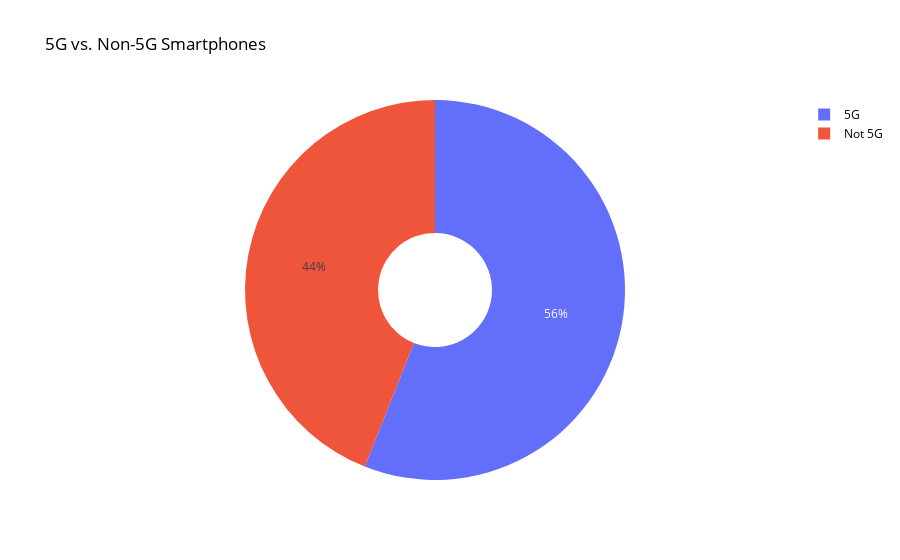

Notebook cell for this chart:
### Code cell
count_5g = df['5G_or_not'].value_counts()

labels = ['5G', 'Not 5G']
values = count_5g.values

fig = go.Figure(data=[go.Pie(labels=labels, values=values, hole=0.3)])

fig.update_layout(title='5G vs. Non-5G Smartphones',
                  plot_bgcolor='white',
                  paper_bgcolor='white',
                  font=dict(color='black'))

fig.show()

### Figure 1 — Plotly figure (JSON) as saved in the notebook; plotly's stock layout.template omitted (floating-point values rounded to 4 significant figures)
{"data": [{"hole": 0.3, "labels": ["5G", "Not 5G"], "values": [549, 431], "type": "pie"}], "layout": {"font": {"color": "black"}, "title": {"text": "5G vs. Non-5G Smartphones"}, "plot_bgcolor": "white", "paper_bgcolor": "white", "autosize": true}}
